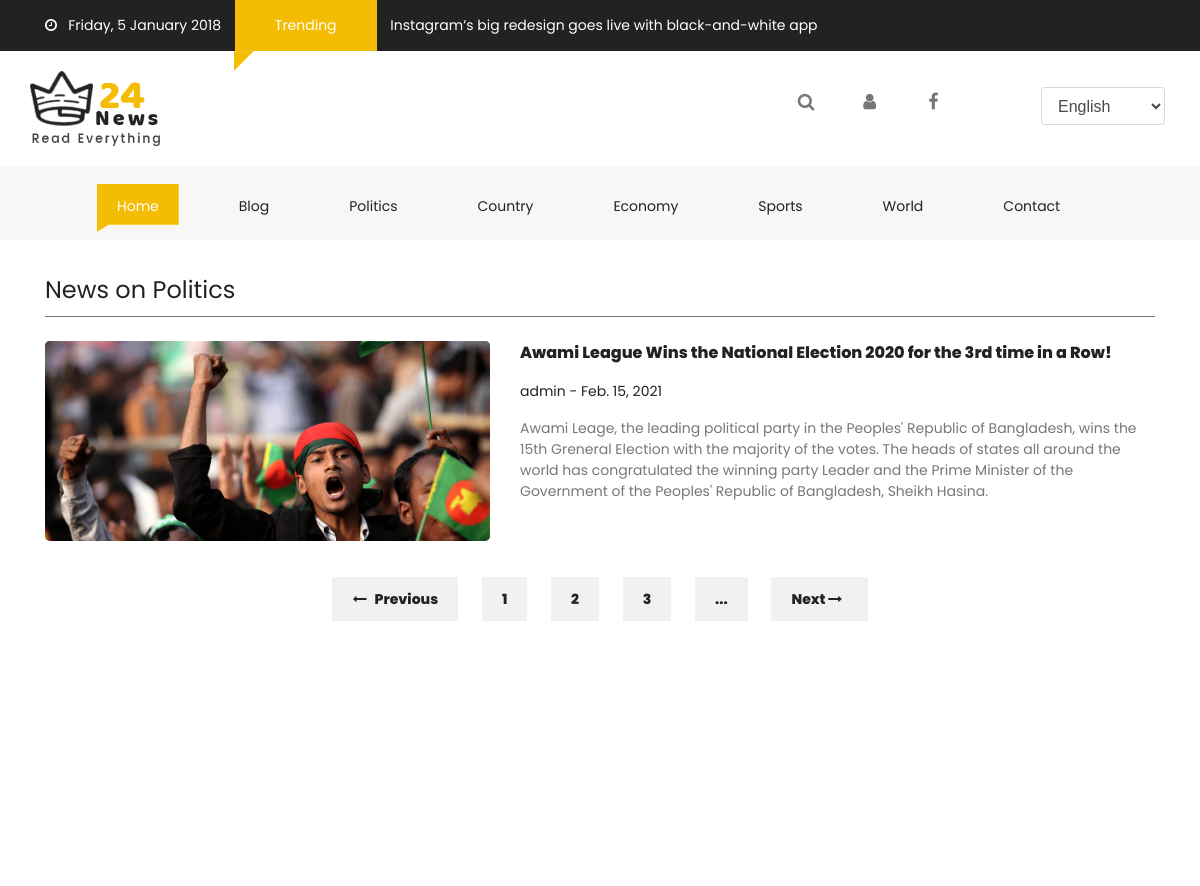
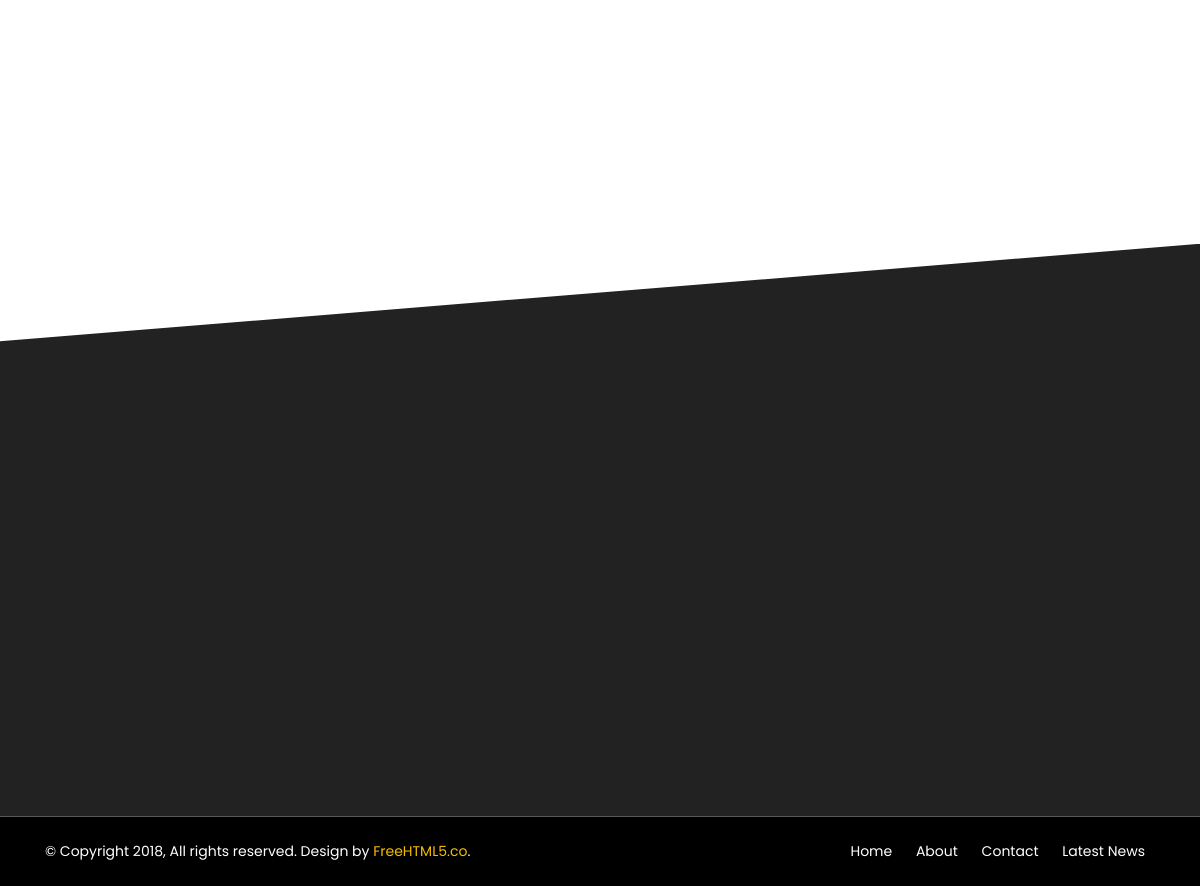
Screenshot of /news/Politics/Election with the database file from the repository (2 pictures, top to bottom).
### home/models.py (models this page shows, shortened)
class Categories(models.Model):
    name = models.CharField(max_length=1000)
    image = models.ImageField(upload_to='images')
    slug = models.CharField(max_length=1000, default='')
    def __str__(self):
        return self.name

class News(models.Model):
    name = models.CharField(max_length=1000)
    category = models.ForeignKey(Categories, on_delete=models.CASCADE)
    subCategory = models.ForeignKey(SubCategories, on_delete=models.CASCADE)
    author = models.ForeignKey(User, on_delete=models.CASCADE,)
    image = models.ImageField(upload_to='images')
    description = models.CharField(max_length=9999999999999)
    place = models.CharField(max_length=5000)
    date = models.DateField(auto_now_add=True, auto_now=False, blank=True)
    visits = models.PositiveIntegerField(default=0)
    class Meta:
        ordering = ['-visits']

### home/views.py (the view)
# urls.py: path('news/<str:categoryName>/<str:subCategoryName>', views.subCategoryNews, name='subCategoryNews'),
def subCategoryNews(request, categoryName, subCategoryName):
    news = News.objects.all()
    category = Categories.objects.all()
    categoriedd = Categories.objects.get(name=categoryName)
    subCategoriedd = SubCategories.objects.get(name=subCategoryName)
    subcategories = SubCategories.objects.all()
    authors = Authors.objects.all()
    links = ImportantLinks.objects.all()
    categorizedNews = News.objects.filter(category=categoriedd.id, subCategory=subCategoriedd.id)
    params = {'news': news, 'category':category, 'subcategories':subcategories, 'authors':authors, 'links':links, 'categorizedNews':categorizedNews, 'categoryName':categoriedd.name}
    return render(request, 'blog.html', params)

### home/models.py (called while the page is built)
    def __str__(self):
        return self.name

### home/templatetags/multiply.py (called while the page is built)
@register.filter
def in_category(things, category):
    return things.filter(category=category)

### home/templates/blog.html (shortened to what this page needs)
{% extends 'layout.html' %}
{% block body %}
<div class="container-fluid pb-4 pt-4 paddding">
    <div class="container paddding">
        <div class="row mx-0">
            <div class="col-md-12 animate-box" data-animate-effect="fadeInLeft">
                <div>
                    <div class="fh5co_heading fh5co_heading_border_bottom py-2 mb-4">News on {{categoryName}}</div>
                </div>
                {% for i in categorizedNews %}
                <div class="row pb-4">
                    <div class="col-md-5">
                        <div class="fh5co_hover_news_img">
                            <div class="fh5co_news_img"><img src="/media/{{i.image}}" alt=""/></div>
                        </div>
                    </div>
                    <div class="col-md-7 animate-box">
                        <a href='/news/{{i.category}}/{{i.subCategory}}/{{i.id}}' class="fh5co_magna py-2"> {{i.name}} </a><br>
                         <a href='/news/{{i.category}}/{{i.subCategory}}/{{i.id}}' class="fh5co_mini_time py-3"> {{i.author}} - {{i.date}} </a>
                        <div class="fh5co_consectetur"> {{i.description}}</div>
                    </div>
                </div>
                {% endfor %}
            </div>
        </div>
        <div class="row mx-0">
            <div class="col-12 text-center pb-4 pt-4">
                <a href="#" class="btn_mange_pagging"><i class="fa fa-long-arrow-left"></i>&nbsp;&nbsp; Previous</a>
                <a href="#" class="btn_pagging">1</a>
                <a href="#" class="btn_pagging">2</a>
                <a href="#" class="btn_pagging">3</a>
                <a href="#" class="btn_pagging">...</a>
                <a href="#" class="btn_mange_pagging">Next <i class="fa fa-long-arrow-right"></i>&nbsp;&nbsp; </a>
             </div>
        </div>
    </div>
</div>
<div class="container-fluid pb-4 pt-5">
</div>
{% endblock %}

### home/templates/layout.html (shortened to what this page needs)
{% load multiply %}
<!DOCTYPE html>
<html lang="en" class="no-js">
<head>
    <link href="/static/css/media_query.css" rel="stylesheet" type="text/css"/>
    <link href="/static/css/bootstrap.css" rel="stylesheet" type="text/css"/>
    <link href="https://maxcdn.bootstrapcdn.com/font-awesome/4.7.0/css/font-awesome.min.css" rel="stylesheet"
>
    <link href="/static/css/animate.css" rel="stylesheet" type="text/css"/>
    <link href="/static/css/owl.carousel.css" rel="stylesheet" type="text/css"/>
    <link href="/static/css/owl.theme.default.css" rel="stylesheet" type="text/css"/>
    <link href="/static/css/style_1.css" rel="stylesheet" type="text/css"/>
</head>
<body>
<div class="container-fluid fh5co_header_bg">
    <div class="container">
        <div class="row">
            <div class="col-12 fh5co_mediya_center"><a href="#" class="color_fff fh5co_mediya_setting"><i
                    class="fa fa-clock-o"></i>&nbsp;&nbsp;&nbsp;Friday, 5 January 2018</a>
                <div class="d-inline-block fh5co_trading_posotion_relative"><a href="#" class="treding_btn">Trending</a>
                    <div class="fh5co_treding_position_absolute"></div>
                </div>
                <a href="#" class="color_fff fh5co_mediya_setting">Instagram’s big redesign goes live with black-and-white app</a>
            </div>
        </div>
    </div>
</div>
<div class="container-fluid">
    <div class="container">
        <div class="row">
            <div class="col-12 col-md-3 fh5co_padding_menu">
                <img src="/static/images/logo.png" alt="img" class="fh5co_logo_width"/>
            </div>
            <div class="col-12 col-md-9 align-self-center fh5co_mediya_right">
                <div class="text-center d-inline-block">
                    <a class="fh5co_display_table"><div class="fh5co_verticle_middle"><i class="fa fa-search"></i></div></a>
                </div>
                <div class="text-center d-inline-block">
                    <a class="fh5co_display_table" href='/accounts/login'><div class="fh5co_verticle_middle"><i class="fa fa-user"></i></div></a>
                </div>
                <div class="text-center d-inline-block">
                    <a href="https://fb.com/fh5co" target="_blank" class="fh5co_display_table"><div class="fh5co_verticle_middle"><i class="fa fa-facebook"></i></div></a>
                </div>
                <div class="text-center d-inline-block">
                    <a href="https://fb.com/fh5co" target="_blank" class="fh5co_display_table"><div class="fh5co_verticle_middle"></div></a>
                </div>
                <div class="d-inline-block text-center dd_position_relative ">
                    <select class="form-control fh5co_text_select_option">
                        <option>English </option>
                    </select>
                </div>
            </div>
        </div>
    </div>
</div>
<div class="container-fluid bg-faded fh5co_padd_mediya padding_786">
    <div class="container padding_786">
        <nav class="navbar navbar-toggleable-md navbar-light ">
            <div class="collapse navbar-collapse" id="navbarSupportedContent">
                <ul class="navbar-nav mr-auto">
                    <li class="nav-item active">
                        <a class="nav-link" href="/">Home <span class="sr-only">(current)</span></a>
                    </li>
                    <li class="nav-item ">
                        <a class="nav-link" href="/">Blog <span class="sr-only">(current)</span></a>
                    </li>
                    {% for i in category %}
                    <li class="nav-item dropdown">
                        <a class="nav-link" href='/news/{{i.name}}' id="dropdownMenuButton2" data-toggle="dropdown"
                           aria-haspopup="true" aria-expanded="false">{{i.name}} <span class="sr-only">(current)</span></a>
                    </li>
                    {% endfor %}
                    <li class="nav-item ">
                        <a class="nav-link" href="/contact-us">Contact <span class="sr-only">(current)</span></a>
                    </li>
                </ul>
            </div>
        </nav>
    </div>
</div>
{% block body %}{{% endblock %}
<div class="container-fluid fh5co_footer_bg pb-3">
</div>
<div class="container-fluid fh5co_footer_right_reserved">
    <div class="container">
        <div class="row  ">
            <div class="col-12 col-md-6 py-4 Reserved"> © Copyright 2018, All rights reserved. Design by <a href="https://freehtml5.co" title="Free HTML5 Bootstrap templates">FreeHTML5.co</a>. </div>
            <div class="col-12 col-md-6 spdp_right py-4">
                <a href="#" class="footer_last_part_menu">Home</a>
                <a href="Contact_us.html" class="footer_last_part_menu">About</a>
                <a href="Contact_us.html" class="footer_last_part_menu">Contact</a>
                <a href="blog.html" class="footer_last_part_menu">Latest News</a></div>
        </div>
    </div>
</div>
</body>
</html>

### home/static/css/style_1.css (style rules this page uses)
a,a:hover { color:#f5bc04 }
.fh5co_header_bg { background:#222;color:#fff }
.color_fff { color:#fff !important }
.treding_btn { background:#f5bc04;color:#fff;margin:0 10px;display:inline-block;padding:15px 40px }
.fh5co_trading_posotion_relative { position:relative }
.fh5co_treding_position_absolute { -webkit-clip-path:polygon(0 1%, 100% 0, 0 100%, 0% 100%);-moz-clip-path:polygon(0 1%, 100% 0, 0 100%, 0% 100%);-ms-clip-path:polygon(0 1%, 100% 0, 0 100%, 0% 100%);clip-path:polygon(0 1%, 100% 0, 0 100%, 0% 100%);height:20px;width:20px;background:#f5bc04;position:absolute;left:9px }
.fh5co_logo_width { width:130px }
.fh5co_mediya_right { text-align:right }
.fh5co_display_table { height:40px;width:40px;display:table;color:#777;font-size:18px;border:1px solid #fff !important;cursor:pointer;-webkit-border-radius:50%;-moz-border-radius:50%;-ms-border-radius:50%;border-radius:50%;transition:1s;margin:0 10px;color:#777 !important }
.fh5co_verticle_middle { vertical-align:middle;display:table-cell }
.fh5co_text_select_option { margin:0 10px;position:relative;top:-10px }
.navbar-light .navbar-nav .open>.nav-link,.navbar-light .navbar-nav .active>.nav-link,.navbar-light .navbar-nav .nav-link.open,.navbar-light .navbar-nav .nav-link.active { color:#fff !important;padding-top:12px !important;padding-bottom:15px !important;padding-left:20px !important;padding-right:20px !important;margin:0 20px !important;-moz-transition:all .5s ease;-o-transition:all .5s ease;-webkit-transition:all .5s ease;-ms-transition:all .5s ease;transition:all .5s ease;background:#f5bc04 !important;-webkit-clip-path:polygon(100% 0, 100% 85%, 14% 85%, 0 100%, 0% 60%, 0 0);-moz-clip-path:polygon(100% 0, 100% 85%, 14% 85%, 0 100%, 0% 60%, 0 0);-ms-clip-path:polygon(100% 0, 100% 85%, 14% 85%, 0 100%, 0% 60%, 0 0);clip-path:polygon(100% 0, 100% 85%, 14% 85%, 0 100%, 0% 60%, 0 0) }
.navbar-light .navbar-nav .nav-link { color:#222 !important;padding-top:12px !important;padding-bottom:15px !important;padding-left:20px !important;padding-right:20px !important;margin:0 20px !important;-moz-transition:all .5s ease;-o-transition:all .5s ease;-webkit-transition:all .5s ease;-ms-transition:all .5s ease;transition:all .5s ease;position:relative !important;-webkit-clip-path:polygon(100% 0, 100% 85%, 14% 85%, 0 100%, 0% 60%, 0 0);-moz-clip-path:polygon(100% 0, 100% 85%, 14% 85%, 0 100%, 0% 60%, 0 0);-ms-clip-path:polygon(100% 0, 100% 85%, 14% 85%, 0 100%, 0% 60%, 0 0);clip-path:polygon(100% 0, 100% 85%, 14% 85%, 0 100%, 0% 60%, 0 0) }
.fh5co_padding_menu { padding:20px 0 }
.fh5co_padd_mediya { padding-top:10px }
.paddding { padding-left:0 !important;padding-right:0 !important }
.fh5co_heading { font-size:20px;color:#424040 }
.fh5co_heading_border_bottom { border-bottom:1px solid #777 }
.fh5co_news_img { height:200px;-webkit-border-radius:5px;-moz-border-radius:5px;-ms-border-radius:5px;border-radius:5px;overflow:hidden;position:relative;top:0;-webkit-box-shadow:inset 0 2px 3px 1px;-moz-box-shadow:inset 0 2px 3px 1px;-o-box-shadow:inset 0 2px 3px 1px;box-shadow:inset 0 2px 3px 1px;-moz-transition:all all 0.5s ease;-o-transition:all all 0.5s ease;-webkit-transition:all all 0.5s ease;-ms-transition:all all 0.5s ease;transition:all all 0.5s ease }
.fh5co_news_img>img { height:260px;min-width:100% }
.fh5co_magna { font-size:16px;color:#222 !important;font-weight:800 }
.fh5co_mini_time { font-size:14px;color:#222;display:inline-block }
.fh5co_consectetur { font-size:14px;color:#777 }
.btn_mange_pagging { background:#f1f1f1;padding:12px 20px;color:#222 !important;font-weight:800;margin:0 10px;-moz-transition:all .5s ease;-o-transition:all .5s ease;-webkit-transition:all .5s ease;-ms-transition:all .5s ease;transition:all .5s ease }
.btn_pagging { background:#f1f1f1 !important;color:#222;padding:12px 20px !important;font-weight:800;margin:0 10px;-moz-transition:all .5s ease;-o-transition:all .5s ease;-webkit-transition:all .5s ease;-ms-transition:all .5s ease;transition:all .5s ease }
.fh5co_footer_bg { background:#222;color:#fff;-webkit-clip-path:polygon(0 17%, 100% 0, 100% 100%, 0% 100%);clip-path:polygon(0 17%, 100% 0, 100% 100%, 0% 100%) }
.fh5co_footer_right_reserved { background:#000 !important;color:#fff !important }
.footer_last_part_menu { color:#fff !important;padding:0 10px }
.spdp_right { text-align:right }
.fh5co_heading { font-size:24px;color:#222 }
.dd_position_relative { position:relative }
.js .animate-box { opacity:0 }

### rows the page displays
Categories: name "Politics"
Categories: name "Country"
Categories: name "Economy"
Categories: name "Sports"
Categories: name "World"
News: image (picture), name "Awami League Wins the National Election 2020 for the 3rd time in a Row!", author "admin", date "Feb. 15, 2021", description "Awami Leage, the leading political party in the Peoples' Republic of Bangladesh, wins the 15th Greneral Election with the majority of the votes. The heads of states all around the world has congratulated the winning party Leader and the Prime Minister of the Government of the Peoples' Republic of Bangladesh, Sheikh Hasina."
